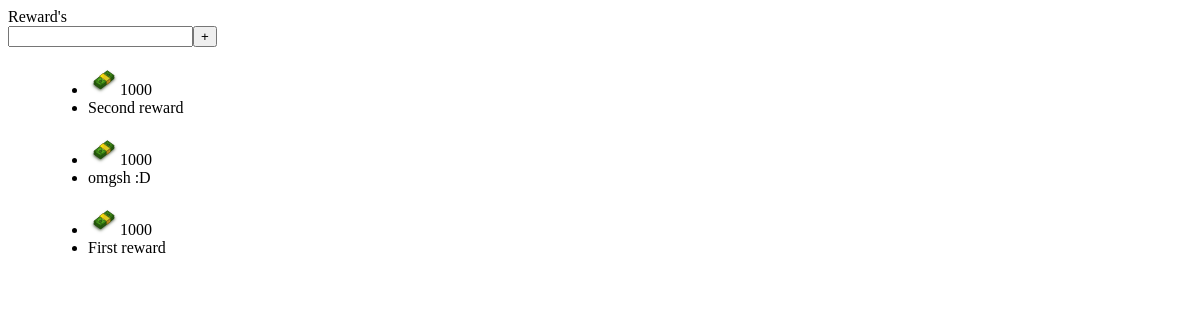
Before: /getRewards (signed in) with the older database file.
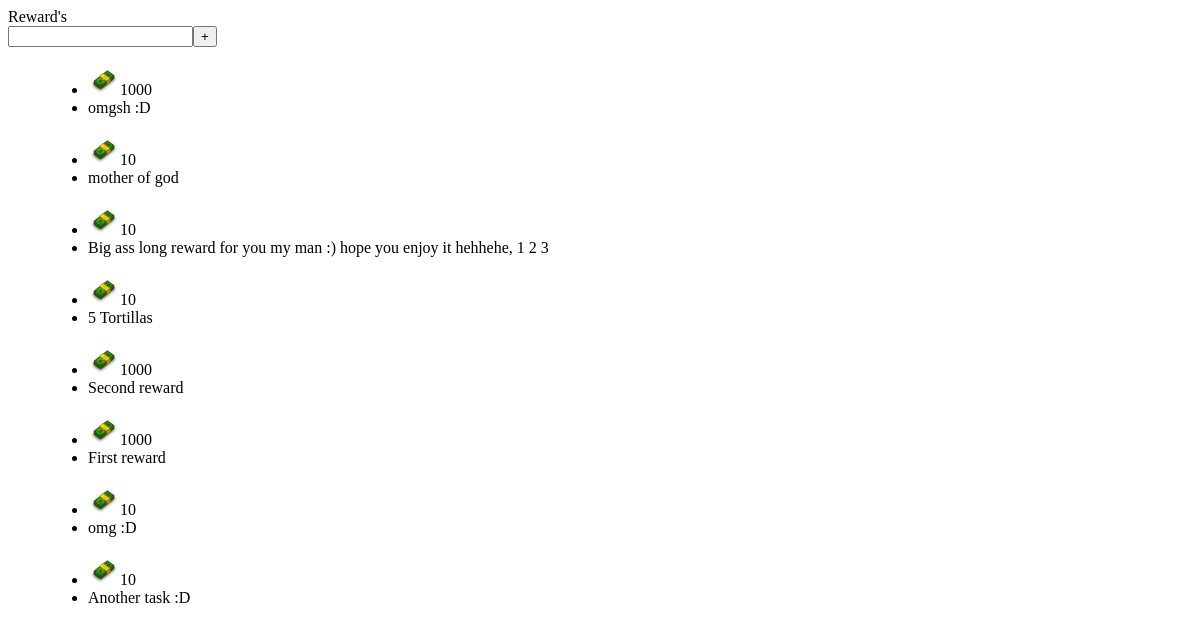
After: the same page with the newer database file.
### website/models.py (models this page shows, shortened)
class Reward(models.Model):
    user = models.ForeignKey(User)
    title = models.CharField(max_length=117)
    cost = models.IntegerField(default=10)
    order = models.IntegerField(default=0)
    created_at = models.DateTimeField(default=timezone.now())
    expire_at = models.DateTimeField(default=timezone.now(),blank=True)

### website/views.py (the view)
# urls.py: url(r'^getRewards$', 'website.views.getRewards', name='getRewards'),
def getRewards(request):
    rewards = Reward.objects.filter(user__pk=request.user.pk).order_by('order', '-id')
    context ={'tasks': rewards, 'all': True, 'type': 4}
    return render(request, 'tasks/task.html', context)

### website/templates/tasks/task.html (shortened to what this page needs)
{% extends "tasks/habits.html" %}
{% block listHead %}
{% if all %}
    {{ block.super }}
{% endif %}
{% endblock listHead %}
{% block listItems %}
    {% if tasks %}
    {% for task in tasks %}
        <dd class=task id={{ task.id }}>
        <ul>
            {% if task.cost %}<li class=taskHit>
                <img src=http://127.0.0.1:8000/static/tasks/images/dolars.png /><span>{{ task.cost }}</span>
            </li>{% endif %}
            <li class=taskText>{{ task.title }}</li>
        </ul>
    </dd>
    {% endfor %}
{% endif %}
{% endblock listItems %}
{% block listFooter %}
{% if all %}
    {{ block.super }}
{% endif %}
{% endblock listFooter %}

### website/templates/tasks/habits.html (shortened to what this page needs)
{% block listHead %}
<dl class={% if type == 4 %}list_reward{% else %}list_habit{% endif %} id=list{{ type }} class=sortable>
    <dt>{% if type == 4 %}Reward's{% endif %}{% if type == "1" %}Habit's{% endif %}{% if type == "0" %}TODO's{% endif %}{% if type == "2" %}Daily's{% endif %}<br/>
        <input class=add id=habit_title{{ type }} type=text/><button id=addNewHabit class=add>+</button>
    </dt>
{% endblock listHead%}
{% block listItems %}{% endblock listItems %}
{% block listFooter %}
</dl>
{% endblock listFooter %}

Changed rows visible on the page:
shown differently, row unchanged: Reward "omgsh :D": moves up the list
added Reward: cost "10", title "mother of god"
added Reward: cost "10", title "Big ass long reward for you my man :) hope you enjoy it hehhehe, 1 2 3"
added Reward: cost "10", title "5 Tortillas"
added Reward: cost "10", title "omg :D"
added Reward: cost "10", title "Another task :D"
